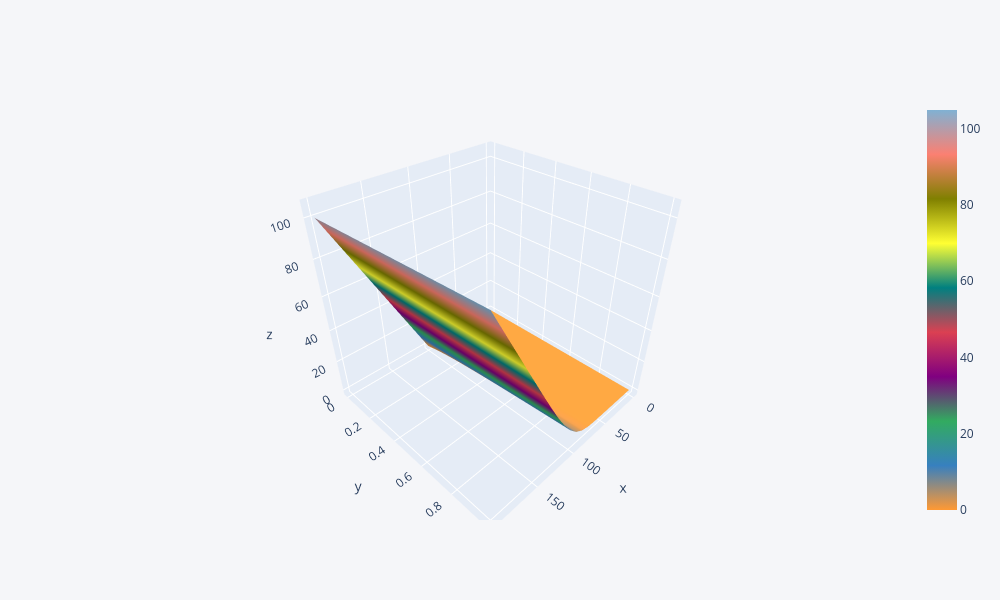

The notebook cell this image was saved under:
### Markdown cell above
### Visualize the payoff

### Code cell
grid.iplot(kind = 'surface')                           # df.ilpot(kind = 'surface')

### Figure 1 — Plotly figure (JSON) as saved in the notebook; plotly's stock layout.template omitted (floating-point values rounded to 4 significant figures; data arrays with more than 128 entries replaced by an {"elided": "..."} marker saying what was removed)
{"data": [{"colorscale": [[0, "rgb(255, 153, 51)"], [0.1111, "rgb(55, 128, 191)"], [0.2222, "rgb(50, 171, 96)"], [0.3333, "rgb(128, 0, 128)"], [0.4444, "rgb(219, 64, 82)"], [0.5556, "rgb(0, 128, 128)"], [0.6667, "rgb(255, 255, 51)"], [0.7778, "rgb(128, 128, 0)"], [0.8889, "rgb(251, 128, 114)"], [1, "rgb(128, 177, 211)"]], "type": "surface", "x": [0, 10, 20, 30, 40, 50, 60, 70, 80, 90, 100, 110, 120, 130, 140, 150, 160, 170, 180, 190, 200], "y": [0, 0.056, 0.111, 0.167, 0.222, 0.278, 0.333, 0.389, 0.444, 0.5, 0.556, 0.611, 0.667, 0.722, 0.778, 0.833, 0.889, 0.944, 1], "z": {"elided": "19x21 float values"}}], "layout": {"height": 600, "legend": {"bgcolor": "#F5F6F9", "font": {"color": "#4D5663"}}, "paper_bgcolor": "#F5F6F9", "plot_bgcolor": "#F5F6F9", "title": {"font": {"color": "#4D5663"}}, "width": 1000, "xaxis": {"gridcolor": "#E1E5ED", "showgrid": true, "tickfont": {"color": "#4D5663"}, "title": {"font": {"color": "#4D5663"}, "text": ""}, "zerolinecolor": "#E1E5ED"}, "yaxis": {"gridcolor": "#E1E5ED", "showgrid": true, "tickfont": {"color": "#4D5663"}, "title": {"font": {"color": "#4D5663"}, "text": ""}, "zerolinecolor": "#E1E5ED"}}}
